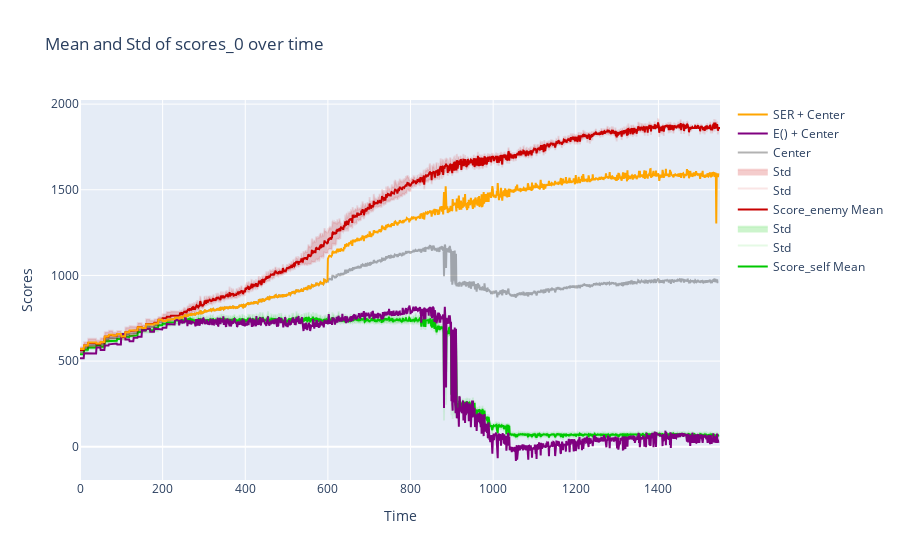

The code cell stored with this chart in its notebook:
### Code cell
ADD_STD = True

scores_0_mean = np.apply_along_axis(np.nanmean, 1, scores_0_clean)
scores_0_std = np.apply_along_axis(np.nanstd, 1, scores_0_clean)

scores_1_mean = np.apply_along_axis(np.nanmean, 1, scores_1_clean)
scores_1_std = np.apply_along_axis(np.nanstd, 1, scores_1_clean)

# plot mean of scores_0 as a line and std as two other lines above and below the mean
# the std should have the same color as the mean but with a lower opacity
# fill in the area between the two std lines
fig = go.Figure()
color0 = '0,200,0'
fig.add_trace(go.Scatter(x=np.arange(len(scores_0_mean)), y=scores_0_mean, mode='lines', name="Score_self Mean", line=dict(color=f'rgba({color0},1)')))
if ADD_STD:
    fig.add_trace(go.Scatter(x=np.arange(len(scores_0_mean)), y=scores_0_mean + scores_0_std, fill='tonexty', mode='lines', name="Std", fillcolor=f'rgba({color0},0)', line=dict(color=f'rgba({color0},0.1)')))
    fig.add_trace(go.Scatter(x=np.arange(len(scores_0_mean)), y=scores_0_mean - scores_0_std, fill='tonexty', mode='lines', name="Std", fillcolor=f'rgba({color0},0.2)', line=dict(color=f'rgba({color0},0.1)')))

color1 = '200,0,0'
fig.add_trace(go.Scatter(x=np.arange(len(scores_1_mean)), y=scores_1_mean, mode='lines', name="Score_enemy Mean", line=dict(color=f'rgba({color1},1)')))
if ADD_STD:
    fig.add_trace(go.Scatter(x=np.arange(len(scores_1_mean)), y=scores_1_mean + scores_1_std, fill='tonexty', mode='lines', name="Std", fillcolor=f'rgba({color1},0)', line=dict(color=f'rgba({color1},0.1)')))
    fig.add_trace(go.Scatter(x=np.arange(len(scores_1_mean)), y=scores_1_mean - scores_1_std, fill='tonexty', mode='lines', name="Std", fillcolor=f'rgba({color1},0.2)', line=dict(color=f'rgba({color1},0.1)')))


# draw the line between the two means
center = (scores_0_mean + scores_1_mean) / 2
fig.add_trace(go.Scatter(x=np.arange(len(center)), y=center, mode='lines', name="Center", line=dict(color='rgba(0,0,0,0.3)')))

#add evaluation points to the plot plus the center line
eval_center = center + (lasts*1000)
fig.add_trace(go.Scatter(x=np.arange(len(eval_center)), y=eval_center, mode='lines', name="E() + Center", line=dict(color='purple')))

#add ser point to the plot plus the center line
ser_center = center + (sers*1000)
fig.add_trace(go.Scatter(x=np.arange(len(ser_center)), y=ser_center, mode='lines', name="SER + Center", line=dict(color='orange')))

fig.update_layout(title='Mean and Std of scores_0 over time', xaxis_title='Time', yaxis_title='Scores')
fig.show()

### Figure 1 — Plotly figure (JSON) as saved in the notebook; plotly's stock layout.template omitted (floating-point values rounded to 4 significant figures; data arrays with more than 128 entries replaced by an {"elided": "..."} marker saying what was removed)
{"data": [{"line": {"color": "rgba(0,200,0,1)"}, "mode": "lines", "name": "Score_self Mean", "type": "scatter", "x": {"elided": "1550 int values"}, "y": {"elided": "1550 float values"}}, {"fill": "tonexty", "fillcolor": "rgba(0,200,0,0)", "line": {"color": "rgba(0,200,0,0.1)"}, "mode": "lines", "name": "Std", "type": "scatter", "x": {"elided": "1550 int values"}, "y": {"elided": "1550 float values"}}, {"fill": "tonexty", "fillcolor": "rgba(0,200,0,0.2)", "line": {"color": "rgba(0,200,0,0.1)"}, "mode": "lines", "name": "Std", "type": "scatter", "x": {"elided": "1550 int values"}, "y": {"elided": "1550 float values"}}, {"line": {"color": "rgba(200,0,0,1)"}, "mode": "lines", "name": "Score_enemy Mean", "type": "scatter", "x": {"elided": "1550 int values"}, "y": {"elided": "1550 float values"}}, {"fill": "tonexty", "fillcolor": "rgba(200,0,0,0)", "line": {"color": "rgba(200,0,0,0.1)"}, "mode": "lines", "name": "Std", "type": "scatter", "x": {"elided": "1550 int values"}, "y": {"elided": "1550 float values"}}, {"fill": "tonexty", "fillcolor": "rgba(200,0,0,0.2)", "line": {"color": "rgba(200,0,0,0.1)"}, "mode": "lines", "name": "Std", "type": "scatter", "x": {"elided": "1550 int values"}, "y": {"elided": "1550 float values"}}, {"line": {"color": "rgba(0,0,0,0.3)"}, "mode": "lines", "name": "Center", "type": "scatter", "x": {"elided": "1550 int values"}, "y": {"elided": "1550 float values"}}, {"line": {"color": "purple"}, "mode": "lines", "name": "E() + Center", "type": "scatter", "x": {"elided": "1550 int values"}, "y": {"elided": "1550 float values"}}, {"line": {"color": "orange"}, "mode": "lines", "name": "SER + Center", "type": "scatter", "x": {"elided": "1550 int values"}, "y": {"elided": "1550 float values"}}], "layout": {"title": {"text": "Mean and Std of scores_0 over time"}, "xaxis": {"title": {"text": "Time"}}, "yaxis": {"title": {"text": "Scores"}}}}
